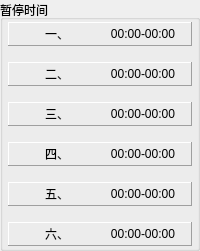
                     <widget class="QGroupBox" name="groupBox_3">
                      <property name="sizePolicy">
                       <sizepolicy hsizetype="Expanding" vsizetype="Preferred">
                        <horstretch>0</horstretch>
                        <verstretch>0</verstretch>
                       </sizepolicy>
                      </property>
                      <property name="title">
                       <string>暂停时间</string>
                      </property>
                      <layout class="QVBoxLayout" name="verticalLayout_9">
                       <property name="spacing">
                        <number>16</number>
                       </property>
                       <property name="leftMargin">
                        <number>5</number>
                       </property>
                       <property name="topMargin">
                        <number>2</number>
                       </property>
                       <property name="rightMargin">
                        <number>5</number>
                       </property>
                       <property name="bottomMargin">
                        <number>2</number>
                       </property>
                       <item>
                        <widget class="QFrame" name="frame_8">
                         <property name="sizePolicy">
                          <sizepolicy hsizetype="Preferred" vsizetype="Preferred">
                           <horstretch>0</horstretch>
                           <verstretch>0</verstretch>
                          </sizepolicy>
                         </property>
                         <property name="frameShape">
                          <enum>QFrame::Panel</enum>
                         </property>
                         <property name="frameShadow">
                          <enum>QFrame::Raised</enum>
                         </property>
                         <layout class="QHBoxLayout" name="horizontalLayout_14">
                          <property name="spacing">
                           <number>10</number>
                          </property>
                          <property name="leftMargin">
                           <number>10</number>
                          </property>
                          <property name="topMargin">
                           <number>2</number>
                          </property>
                          <property name="rightMargin">
                           <number>10</number>
                          </property>
                          <property name="bottomMargin">
                           <number>2</number>
                          </property>
                          <item>
                           <widget class="QLabel" name="label_17">
                            <property name="text">
                             <string>一、</string>
                            </property>
                            <property name="scaledContents">
                             <bool>false</bool>
                            </property>
                            <property name="alignment">
                             <set>Qt::AlignCenter</set>
                            </property>
                           </widget>
                          </item>
                          <item>
                           <widget class="QLabel" name="t1Label">
                            <property name="text">
                             <string>00:00-00:00</string>
                            </property>
                            <property name="alignment">
                             <set>Qt::AlignCenter</set>
                            </property>
                           </widget>
                          </item>
                         </layout>
                        </widget>
                       </item>
                       <item>
                        <widget class="QFrame" name="frame_9">
                         <property name="sizePolicy">
                          <sizepolicy hsizetype="Preferred" vsizetype="Preferred">
                           <horstretch>0</horstretch>
                           <verstretch>0</verstretch>
                          </sizepolicy>
                         </property>
                         <property name="frameShape">
                          <enum>QFrame::Panel</enum>
                         </property>
                         <property name="frameShadow">
                          <enum>QFrame::Raised</enum>
                         </property>
                         <layout class="QHBoxLayout" name="horizontalLayout_15">
                          <property name="spacing">
                           <number>10</number>
                          </property>
                          <property name="leftMargin">
                           <number>10</number>
                          </property>
                          <property name="topMargin">
                           <number>2</number>
                          </property>
                          <property name="rightMargin">
                           <number>10</number>
                          </property>
                          <property name="bottomMargin">
                           <number>2</number>
                          </property>
                          <item>
                           <widget class="QLabel" name="label_19">
                            <property name="text">
                             <string>二、</string>
                            </property>
                            <property name="scaledContents">
                             <bool>false</bool>
                            </property>
                            <property name="alignment">
                             <set>Qt::AlignCenter</set>
                            </property>
                           </widget>
                          </item>
                          <item>
                           <widget class="QLabel" name="t2Label">
                            <property name="text">
                             <string>00:00-00:00</string>
                            </property>
                            <property name="alignment">
                             <set>Qt::AlignCenter</set>
                            </property>
                           </widget>
                          </item>
                         </layout>
                        </widget>
                       </item>
                       <item>
                        <widget class="QFrame" name="frame_10">
                         <property name="sizePolicy">
                          <sizepolicy hsizetype="Preferred" vsizetype="Preferred">
                           <horstretch>0</horstretch>
                           <verstretch>0</verstretch>
                          </sizepolicy>
                         </property>
                         <property name="frameShape">
                          <enum>QFrame::Panel</enum>
                         </property>
                         <property name="frameShadow">
                          <enum>QFrame::Raised</enum>
                         </property>
                         <layout class="QHBoxLayout" name="horizontalLayout_16">
                          <property name="spacing">
                           <number>10</number>
                          </property>
                          <property name="leftMargin">
                           <number>10</number>
                          </property>
                          <property name="topMargin">
                           <number>2</number>
                          </property>
                          <property name="rightMargin">
                           <number>10</number>
                          </property>
                          <property name="bottomMargin">
                           <number>2</number>
                          </property>
                          <item>
                           <widget class="QLabel" name="label_21">
                            <property name="text">
                             <string>三、</string>
                            </property>
                            <property name="scaledContents">
                             <bool>false</bool>
                            </property>
                            <property name="alignment">
                             <set>Qt::AlignCenter</set>
                            </property>
                           </widget>
                          </item>
                          <item>
                           <widget class="QLabel" name="t3Label">
                            <property name="text">
                             <string>00:00-00:00</string>
                            </property>
                            <property name="alignment">
                             <set>Qt::AlignCenter</set>
                            </property>
                           </widget>
                          </item>
                         </layout>
                        </widget>
                       </item>
                       <item>
                        <widget class="QFrame" name="frame_11">
                         <property name="sizePolicy">
                          <sizepolicy hsizetype="Preferred" vsizetype="Preferred">
                           <horstretch>0</horstretch>
                           <verstretch>0</verstretch>
                          </sizepolicy>
                         </property>
                         <property name="frameShape">
                          <enum>QFrame::Panel</enum>
                         </property>
                         <property name="frameShadow">
                          <enum>QFrame::Raised</enum>
                         </property>
                         <layout class="QHBoxLayout" name="horizontalLayout_17">
                          <property name="spacing">
                           <number>10</number>
                          </property>
                          <property name="leftMargin">
                           <number>10</number>
                          </property>
                          <property name="topMargin">
                           <number>2</number>
                          </property>
                          <property name="rightMargin">
                           <number>10</number>
                          </property>
                          <property name="bottomMargin">
                           <number>2</number>
                          </property>
                          <item>
                           <widget class="QLabel" name="label_23">
                            <property name="text">
                             <string>四、</string>
                            </property>
                            <property name="scaledContents">
                             <bool>false</bool>
                            </property>
                            <property name="alignment">
                             <set>Qt::AlignCenter</set>
                            </property>
                           </widget>
                          </item>
                          <item>
                           <widget class="QLabel" name="t4Label">
                            <property name="text">
                             <string>00:00-00:00</string>
                            </property>
                            <property name="alignment">
                             <set>Qt::AlignCenter</set>
                            </property>
                           </widget>
                          </item>
                         </layout>
                        </widget>
                       </item>
                       <item>
                        <widget class="QFrame" name="frame_12">
                         <property name="sizePolicy">
                          <sizepolicy hsizetype="Preferred" vsizetype="Preferred">
                           <horstretch>0</horstretch>
                           <verstretch>0</verstretch>
                          </sizepolicy>
                         </property>
                         <property name="frameShape">
                          <enum>QFrame::Panel</enum>
                         </property>
                         <property name="frameShadow">
                          <enum>QFrame::Raised</enum>
                         </property>
                         <layout class="QHBoxLayout" name="horizontalLayout_18">
                          <property name="spacing">
                           <number>10</number>
                          </property>
                          <property name="leftMargin">
                           <number>10</number>
                          </property>
                          <property name="topMargin">
                           <number>2</number>
                          </property>
                          <property name="rightMargin">
                           <number>10</number>
                          </property>
                          <property name="bottomMargin">
                           <number>2</number>
                          </property>
                          <item>
                           <widget class="QLabel" name="label_25">
                            <property name="text">
                             <string>五、</string>
                            </property>
                            <property name="scaledContents">
                             <bool>false</bool>
                            </property>
                            <property name="alignment">
                             <set>Qt::AlignCenter</set>
                            </property>
                           </widget>
                          </item>
                          <item>
                           <widget class="QLabel" name="t5Label">
                            <property name="text">
                             <string>00:00-00:00</string>
                            </property>
                            <property name="alignment">
                             <set>Qt::AlignCenter</set>
                            </property>
                           </widget>
                          </item>
                         </layout>
                        </widget>
                       </item>
                       <item>
                        <widget class="QFrame" name="frame_13">
                         <property name="sizePolicy">
                          <sizepolicy hsizetype="Preferred" vsizetype="Preferred">
                           <horstretch>0</horstretch>
                           <verstretch>0</verstretch>
                          </sizepolicy>
                         </property>
                         <property name="frameShape">
                          <enum>QFrame::Panel</enum>
                         </property>
                         <property name="frameShadow">
                          <enum>QFrame::Raised</enum>
                         </property>
                         <layout class="QHBoxLayout" name="horizontalLayout_19">
                          <property name="spacing">
                           <number>10</number>
                          </property>
                          <property name="leftMargin">
                           <number>10</number>
                          </property>
                          <property name="topMargin">
                           <number>2</number>
                          </property>
                          <property name="rightMargin">
                           <number>10</number>
                          </property>
                          <property name="bottomMargin">
                           <number>2</number>
                          </property>
                          <item>
                           <widget class="QLabel" name="label_27">
                            <property name="text">
                             <string>六、</string>
                            </property>
                            <property name="scaledContents">
                             <bool>false</bool>
                            </property>
                            <property name="alignment">
                             <set>Qt::AlignCenter</set>
                            </property>
                           </widget>
                          </item>
                          <item>
                           <widget class="QLabel" name="t6Label">
                            <property name="text">
                             <string>00:00-00:00</string>
                            </property>
                            <property name="alignment">
                             <set>Qt::AlignCenter</set>
                            </property>
                           </widget>
                          </item>
                         </layout>
                        </widget>
                       </item>
                      </layout>
                     </widget>
